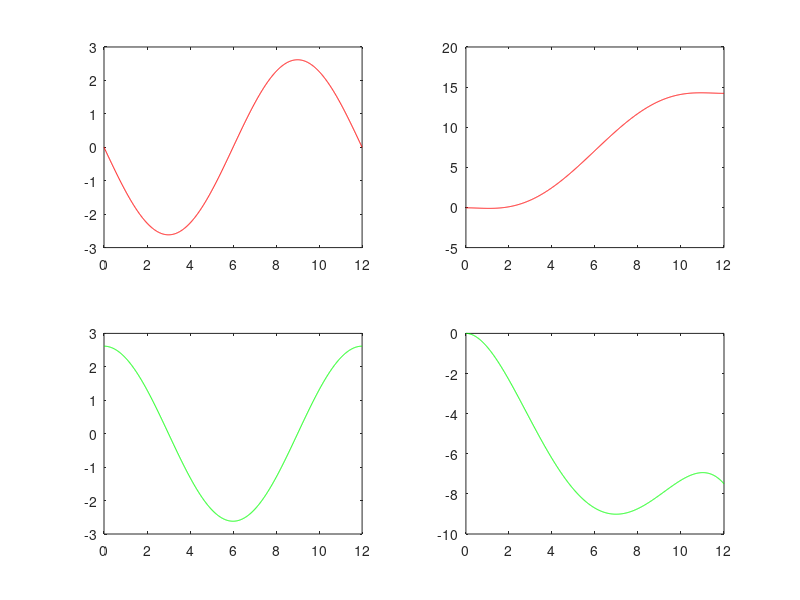

The MATLAB script that drew this image:
tmax = 12;
num_circles = 1;
omega = 2 * pi * num_circles / (tmax);
A = 5;
V = [];
V2 = [];
for t = 0 : 0.01: tmax
    v_curr = -A * omega * sin(omega * t);
    v_curr_2 = A * omega * cos(omega * t);
    V = [V;v_curr];
    V2 = [V2;v_curr_2];
end
t = 0:0.01:tmax;
order = 5;
num_points_interval = 1;
V_subset = V(1:num_points_interval:end);
V2_subset = V2(1:num_points_interval:end);
t_subset = t(1:num_points_interval:end);
t_subset = t_subset';
V_subset(1) = 0;
V_subset(end) = 0;
V2_subset(1) = 0;
V2_subset(end) = 0;
p_v = polyfit(t_subset, V_subset, order);
p_v(5) = 0;
p_v_2 = polyfit(t_subset, V2_subset, order);
p_v_2(5) = 0;
p_v_2(6) = 0;
figure
subplot(2,2,1)
plot(t,V,'r')
subplot(2,2,2)
plot(t,polyval(p_v,t),'r')
%%
subplot(2,2,3)
plot(t,V2,'g')
subplot(2,2,4)
plot(t,polyval(p_v_2,t),'g')
